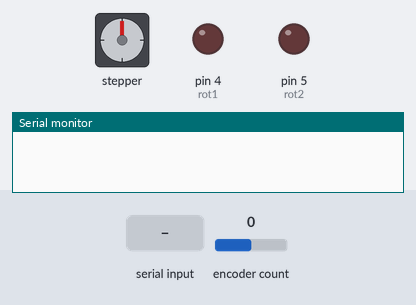
Bench run of a sketch on a simulated Arduino Uno, built with avr-gcc and run on an emulated ATmega328P. On the bench: stepper motor, output pins drawn as LEDs (lit = HIGH), the last lines printed to the serial monitor. Wiring (inferred from the names in the program): stepper motor (200 steps per turn assumed): coils pin 8, pin 9, pin 10, pin 11. The inputs (shaded band) are chosen by the test bench; at power-on: encoder count 0. Pins used as bus, display or sensor lines are not drawn.

Above: at 1.2 s.
1.3 s: "90,45\n" received over Serial
At 9.9 s:
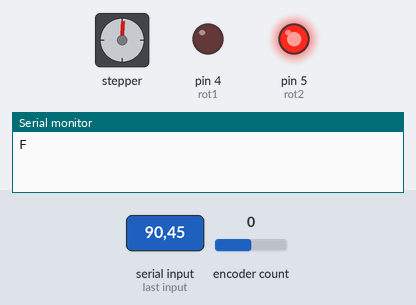
Timing chart, 0 to 10.9 s (numbered marks = the images above; inputs shaded):
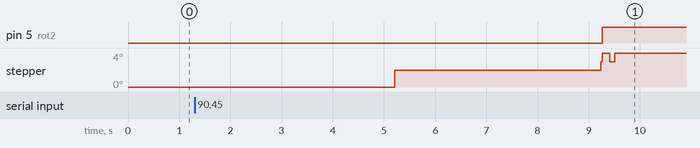

The sketch:

motor_integration.ino
```cpp
// Include the Arduino Encoder Library
#include <Encoder.h>

// Include the Arduino Stepper Library
#include <Stepper.h>

#define P_I 3.14159

//set up conveyor motor pins
const int conv1 = 8;
const int conv2 = 9;
const int convEn = 10;

// define rotating ring motor pins
const int rot1 = 4;
const int rot2 = 5;
const int rotEn = 11;
const int rotEnc1 = 2;
const int rotEnc2 = 3;

// what zone are we trying to reach
int zone = 0;

// whether it is the first iteration of the loop
bool first = true;

// set up encoder variables
int encReading;  // current encoder reading
int newEnc;      // previous encoder reading

// what constant speed are we commanding
float rpmRef = 20;

// th variables
float thTrav = 0;    // current angle to system is at from home
float dTh;           // angular displacement between updates
float th;            // goal angle
float thStart;       // start angle
float thBound = 2;   // final theta allowed to be within +-thBound degrees of goal

// time variables
int timeExp;                 // expected time to reach goal theta based on rpmRef
unsigned long tPrev;         // previous time stamp
unsigned long t0;            // time at start of path
unsigned long t;             // current time
unsigned long dt;            // time between updates
unsigned long tRamp = 100;   // time to stop velocity before tExp to allow motor to slow down
unsigned long convt0;
unsigned long convt;
int sgn;              // direction of travel to reach goal th based on feedforward control
int diffSgn;          // direction of travel when feedback is added in
float velCom;         // desired rpm commanded to motor driver
int intVel;           // converted rpm value to (0-255) integer value to command to motor driver
int ctr = 0;
bool waiting = true;
// create instance of encoder library
Encoder rotEnc(rotEnc1, rotEnc2);

// stepper motor variables
const int stepEn1 = 7;
const int stepEn2 = 12;
// Number of steps per output rotation
const int stepsPerRevolution = 200;
const int pushSteps = 100;
// Create Instance of Stepper library
Stepper myStepper(stepsPerRevolution, 24,25,26,27);

// modes: 0, rotating conveyor motor / 1, rotating ring / 2, pushing / 3, reversing ring
int mode = 0;
bool needsSetup = true;
bool isDone;
bool started = false;

void setup() {
  // set pin modes and make sure motor is shut off
  pinMode(rot1, OUTPUT);
  pinMode(rot2, OUTPUT);
  pinMode(rotEn, OUTPUT);
  pinMode(rotEnc1, INPUT);
  pinMode(rotEnc2, INPUT);
  digitalWrite(rot1, LOW);
  digitalWrite(rot2, LOW);
  digitalWrite(stepEn1, LOW);
  digitalWrite(stepEn2, LOW);
  Serial.begin(9600);

  // Conveyor
  pinMode(conv1, OUTPUT);
  pinMode(conv2, OUTPUT);
  pinMode(convEn, OUTPUT);
  // Set initial Conveyor rotation direction
  digitalWrite(conv1, LOW);
  digitalWrite(conv2, HIGH);
}

void loop() {
  //Serial.print(intVel);
  //put your main code here, to run repeatedly:
  if (!started){
    if (Serial.available() > 0){
      Serial.println("F");
      started = true;
    }
    delay(5);
  }
  else{
    // if we're running the conveyor code
    if (mode == 0){
      // if we receive a message, set up timing, ends waiting for zone, reads zone
      if (Serial.available() > 0){
        convt0 = millis();
        waiting = false;
        zone = Serial.parseInt();
      }
      // if we're not waiting and it's been 3.9 seconds
      else if ((!waiting) && ((millis() - convt0) > 3900)){
        // stop conveyor, switch mode
        conveyorReverse();
        delay(4000);
        conveyorStop();
        mode = 1;
        needsSetup = true;
      }
      // run the conveyor otherwise
      else{
        conveyorRun();
        delay(5);
      }
    }

    else if (mode == 1){
      if (needsSetup){
        thBound = 5;
        setUpTransportation(zone);
        needsSetup = false;
        delay(5);
      }
      isDone = runTransportation();
      if (isDone){
        mode = 2;
      }
      else{
        delay(5);
      }
    }

    else if (mode == 2){
      pushPiece();
      needsSetup = true;
      mode = 3;
    }

    else if (mode == 3){
      if (needsSetup){
        thBound = .67;
        setUpTransportation(-1);
        needsSetup = false;
        delay(5);
      }
      isDone = runTransportation();
      if (isDone){
        mode = 4;
        needsSetup = true;
        delay(2000);
      }
      else{
        delay(5);
      }
    }
    else{
      if (needsSetup){
        convt0 = millis();
        convt = 0;
        needsSetup = false;
      }
      convt = millis() - t0;
      if (convt > 3000){
        conveyorStop();
        mode = 0;
        needsSetup = true;
        waiting = true;
        Serial.println('F');
      }
    }
  }
}

void conveyorStop() {
  analogWrite(convEn, 0);
  delay(20);
}

void conveyorRun() {
  analogWrite(convEn, 255); // Send PWM signal to L298N Enable pin
  digitalWrite(conv1, HIGH);
  digitalWrite(conv2, LOW);
  delay(20);
}

void conveyorReverse() {
  analogWrite(convEn, 255); // Send PWM signal to L298N Enable pin
  digitalWrite(conv1, LOW);
  digitalWrite(conv2, HIGH);
  delay(20);
}


void setUpTransportation(int zone){
  t0 = millis();
  tPrev = t0;
  encReading = rotEnc.read();
  th = mapZoneToTh(zone);
  thTrav = ((float(encReading))*360) / (34.014 * 48);
  timeExp = ceil(((abs(th-thTrav)/360.0)/rpmRef)*60000);
  thStart = thTrav;
  if ((zone > 3)){
    sgn = -1;
  }
  else if (zone == -1){
    sgn = -1*sgn;
  }
  else{
    sgn = 1;
  }
}

bool runTransportation(){
  // grab time and new encoder reading, and turn it into th updates
  t = millis() - t0;
  dt = t - tPrev;
  newEnc = rotEnc.read();
  dTh = ((float(newEnc - encReading))*360) / (34.014 * 48);
  thTrav = thTrav + dTh;

  // find commanded velocity and manipulate it for motor command
  velCom = findRpm(thStart, th, sgn, thTrav, t, dt, dTh);

  // use velcom sign to update diffSgn
  if (velCom < 0){
    diffSgn = -1;
  }
  else{
    diffSgn = 1;
  }
  velCom = velCom*diffSgn;
  intVel = motorCmmd(velCom);
  motorSet(intVel, diffSgn);

  // if we've arrived at goal and th is no longer changing significantly
  if (((fabs(th - thTrav) < thBound)&&(fabs(dTh) == 0)) && (ctr == 3)){
    // turn motor off
    ctr = 0;
    digitalWrite(rot1, LOW);
    digitalWrite(rot2, LOW);

    return true;
  }
  // set previous encoder and time reading to current encoder and time reading
  encReading = newEnc;
  tPrev = t;
  return false;
}

// finds what rpm should be commanded
float findRpm(float thStart, float thGoal, int sgn, float thTrav, unsigned long t, unsigned long dt, float dTh){
  // feedforward velocity is reference velocity, k is proportional constant for control
  float rpmFF = rpmRef;
  float k = .08;
  bool reached = false;

  // calculate the expected angle at this time based on feedforward signal
  float thExp = thStart + ((float(t))/60000.0)*((sgn*rpmRef*360.0));

  // if we should have reached the goal angle, ff velocity is 0, thExp is goal theta
  if (t > timeExp){
      rpmFF = 0;
      thExp = thGoal;
      // set sgn=0 to signal that we've reached the goal theta
      reached = true;
  }

  // calculate the control angular velocity, and convert it to rpm
  float wCont = k*((thExp - thTrav)/(float(dt)/1000));
  float rpmCont = wCont*(60.0/360.0);

  // check if we've reached the goal theta and set the control velocity = 0
  if (reached){
    if (((fabs(th - thTrav) < thBound)&&(fabs(dTh) == 0))){
      ctr = ctr + 1;
      if (ctr == 3){
        rpmCont = 0;
      }
    }
    else{
      ctr = 0;
    }
  }

  // combine the rpms
  float rpmComb = (sgn*rpmFF) + rpmCont;

  // if we are in the lag time shutoff, no rpm commanded
  if ((t > (timeExp - tRamp)) && (t < timeExp)){
      rpmComb = 0;
  }
  return rpmComb;
}

//takes in a float rpm and transforms it to a commandable int value
int motorCmmd(float rpm){
  // find 0-255 value based on best fit line of 0-255 value to rpm
  float volCom = (rpm + 26.906)/.5673;

  // limits the maximum speed
  if (volCom > 100){
      return 100;
  }
  // if rpm is zero, let it be zero (best fit line doesn't start at 0)
  else if (rpm == 0.0){
      return 0;
  }
  // limits minimum speed
  else if (volCom < 80){
      return 80;
  }
  // return the ceiling of the value
  return ceil(volCom);
}

// sets the motor given a 0-255 integer rpm-correlated value and direction
void motorSet(int volCom, int sgn){
  // set en pin to volCom value
  analogWrite(rotEn, volCom);
  // if going ccw
  if (sgn == 1){
    digitalWrite(rot1, LOW);
    digitalWrite(rot2, HIGH);
  }
  // if the motor shouldn't be moving
  else if (volCom == 0){
    digitalWrite(rot1, LOW);
    digitalWrite(rot2, LOW);
  }
  // if going cw
  else{
    digitalWrite(rot1, HIGH);
    digitalWrite(rot2, LOW);
  }
}

// maps a zone to a theta value
float mapZoneToTh(int zone){
  float th;
  if (zone == -1){
    th = 0;
  }
  else if (zone == 0){
    th = 30;
  }
  else if (zone == 1){
    th = 80;
  }
  else if (zone == 2){
    th = 150;
  }
  else if (zone == 3){
    th = -150;
  }
  else if (zone == 4){
    th = -30;
  }
  else if (zone == 5){
    th = -100;
  }
  return th;
}

// pushes the puzzle piece
void pushPiece(){
    digitalWrite(stepEn1, HIGH);
    digitalWrite(stepEn2, HIGH);
    myStepper.setSpeed(45);
    myStepper.step(-pushSteps);
    myStepper.step(pushSteps);
    digitalWrite(stepEn1, LOW);
    digitalWrite(stepEn2, LOW);
}
```
